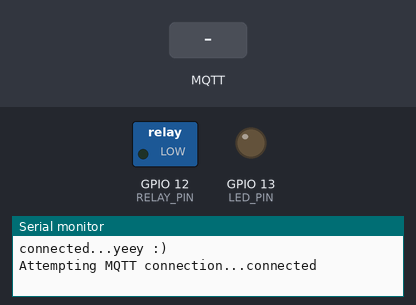
The sketch below on a simulated ESP8266 (NodeMCU). Parts: switched loads named in the sketch (green lamp = pin HIGH), output pins drawn as LEDs (lit = HIGH), the last lines printed to the serial monitor. Inputs (shaded band) come from the test bench. WiFi joins after 1.5 s; servers stay silent unless stated; no MQTT or app messages arrive unless stated.

Above: at 2.7 s.
2.8 s: MQTT message "1" arrives on the first subscribed topic
At 4.1 s:
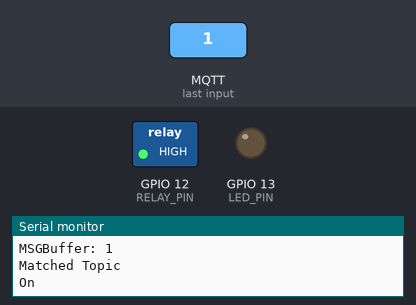
5.0 s: MQTT message "0" arrives on the first subscribed topic
At 7.0 s:
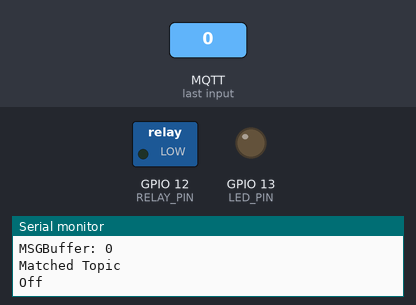
Timing chart, 0 to 8.5 s (numbered marks = the images above; inputs shaded):
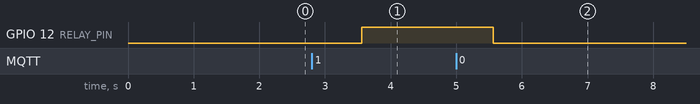

The sketch:

sonoff-light-mqtt-SmartHome.ino
```cpp
#include <ESP8266WiFi.h>          //https://github.com/esp8266/Arduino
#include <DNSServer.h>
#include <ESP8266WebServer.h>
#include "WiFiManager.h"          //https://github.com/tzapu/WiFiManager
#include <PubSubClient.h>


// SmartHome Configuration
// Building/Room/Devices names are used to construct the MQTT Topic:
// for example:  /home/kitchen/extractionfan
// Management of these devices consist of: command (from network to device = command the board to do something)  or status (from the device to the network.  Usually a confirmation message in response to a command, but could also be timed sensor value broadcast, motion traps, etc)
//
//  Sub:  -t /home/kitchen/extractionfan/command  -m "1"   (Turn on, the extractionfan (device string), which is device1 (mosfet), on the Kitchen (room) controller, in the Home (building). )
//  Pub:  -t /home/kitchen/extractionfan/state   -m "1"   (extractionfan (device string), which is device1 (mosfet), on the Kitchen (room) controller, in the Home (building) is ON )
//  or for analog sensors
//  Pub:  -t /home/kitchen/lightsensor/value  -m "784"   (lightsensor (device string),........................................., on the Kitchen (room) controller, in the Home (building) is reporting a value of 784 )

//#define USEOLED 1  // Uncomment if you want to use a I2C LCD

#if defined(USEOLED)
  #include "SSD1306.h" // alias for `#include "SSD1306Wire.h"` // ESP8266 OLED
  // D3 -> SDA
  // D4 -> SCL
  // Initialize the OLED display using Wire library
  SSD1306  display(0x3c, 4, 5);
#endif

String building = "home";
String room = "Study";
// Unique but descriptive names.  Must be unique even among different controllers for best logic
String device1 = "Light-1";

// Pinouts of the Relay
#define RELAY_PIN              12
#define LED_PIN                13
#define BUTTON_PIN             0
#define PRESSED                0
#define NOT_PRESSED            1
uint8_t lastbutton = NOT_PRESSED;
uint8_t holdcount = 0;
uint8_t multiwindow = 0;
uint8_t multipress = 0;

WiFiClient espClient;
PubSubClient client(espClient);
const char* mqtt_server = "192.168.1.100";
char message_buff[100];
long lastMsg = 0;
char msg[50];
int value = 0;


void configModeCallback (WiFiManager *myWiFiManager) {
  Serial.println("Entered config mode");
  #if defined(USEOLED)
    display.clear();
    display.setTextAlignment(TEXT_ALIGN_CENTER);#
    display.drawString(64, 8, "NO WIFI");
    display.drawString(64, 20, "AP Mode: ON");
    display.drawString(64, 30, myWiFiManager->getConfigPortalSSID() );
    display.drawString(64, 40, "Please Setup");
    display.display();
  #endif
  Serial.println(WiFi.softAPIP());
  //if you used auto generated SSID, print it
  Serial.println(myWiFiManager->getConfigPortalSSID());
}

void mqttcallback(char* topic, byte* payload, unsigned int length) {
  Serial.print("Message arrived [");
  Serial.print(topic);
  Serial.print("] ");
  for (int i = 0; i < length; i++) {
    Serial.print((char)payload[i]);
    message_buff[i] = payload[i];
  }

  Serial.println();

  // create character buffer with ending null terminator (string)
  String msgString = String(message_buff);
  Serial.print("MSGBuffer: ");
  Serial.println(msgString);

  #if defined(USEOLED)
    display.clear();
    display.setTextAlignment(TEXT_ALIGN_CENTER);
    display.drawString(64, 7, topic);
    display.drawString(64, 18, msgString);
    display.display();
  #endif

  // Switch on the LED if an 1 was received as first character
  if(String(topic) == "/home/study/light/command"){
    Serial.println("Matched Topic");

    if(String(message_buff) == "1"){
      digitalWrite(RELAY_PIN, HIGH);   // Turn the LED on (Note that LOW is the voltage level
      Serial.println("On");
      client.publish("/home/study/light/state", "1");
    } else {
     digitalWrite(RELAY_PIN, LOW);   // Turn the LED on (Note that LOW is the voltage level
     Serial.println("Off");
     client.publish("/home/study/light/state", "0");
    }
  }

  String deviceid = "/" + building + "/" + room + "/" + device1;
// client.publish(deviceid, digitalRead(device1pin));


}

void setup() {
  // put your setup code here, to run once:
  Serial.begin(115200);
  #if defined(USEOLED)
    display.init();

    display.flipScreenVertically();
    display.setFont(ArialMT_Plain_10);

    display.clear();
    display.setTextAlignment(TEXT_ALIGN_CENTER);
    display.drawString(64, 11, "Starting");
    display.drawString(64, 33, "SmartHome");
    display.display();
  #endif

  pinMode(RELAY_PIN, OUTPUT);
  pinMode(LED_PIN, OUTPUT);


  //WiFiManager
  //Local intialization. Once its business is done, there is no need to keep it around
  WiFiManager wifiManager;
  //reset settings - for testing
  //wifiManager.resetSettings();

  //set callback that gets called when connecting to previous WiFi fails, and enters Access Point mode
  wifiManager.setAPCallback(configModeCallback);

  //fetches ssid and pass and tries to connect
  //if it does not connect it starts an access point with the specified name
  //here  "AutoConnectAP"
  //and goes into a blocking loop awaiting configuration
  if(!wifiManager.autoConnect()) {
    Serial.println("failed to connect and hit timeout");
    //reset and try again, or maybe put it to deep sleep
    #if defined(USEOLED)
      display.clear();
      display.setTextAlignment(TEXT_ALIGN_CENTER);
      display.drawString(64, 8, "No WIFI");
      display.drawString(64, 18, "Resetting ESP");
      display.display();
    #endif

    ESP.reset();
    delay(1000);
  }

  //if you get here you have connected to the WiFi
  Serial.println("connected...yeey :)");
  #if defined(USEOLED)
    display.clear();
    display.setTextAlignment(TEXT_ALIGN_CENTER);
    display.drawString(64, 8, "WIFI OK");
  //  display.drawString(64, 18, wifiManager->getSSID() );

    display.drawString(64, 18, "Connected to:");
    String mySSID = String(WiFi.SSID());
    display.drawString(64, 28, mySSID );

    char result[16];
    sprintf(result, "%3d.%3d.%3d.%3d", WiFi.localIP()[0], WiFi.localIP()[1], WiFi.localIP()[2], WiFi.localIP()[3]);
    display.drawString(64, 38, result );
    display.display();
    delay(1000);
  #endif

  client.setServer(mqtt_server, 1883);
  client.setCallback(mqttcallback);
  client.subscribe("/home/study/light/command");

}

void reconnect() {
  // Loop until we're reconnected
  while (!client.connected()) {
    Serial.print("Attempting MQTT connection...");
    #if defined(USEOLED)
      display.clear();
      display.setTextAlignment(TEXT_ALIGN_CENTER);
      display.drawString(64, 8, "Starting MQTT");
      display.drawString(64, 18, "Connecting...");
      display.display();
    #endif
    // Attempt to connect
    if (client.connect("ESP8266Client")) {
      Serial.println("connected");
      #if defined(USEOLED)
        display.clear();
        display.setTextAlignment(TEXT_ALIGN_CENTER);
        display.drawString(64, 8, "MQTT Connected");
        display.drawString(64, 18, "OK");
        display.display();
        delay(1000);
      #endif
      // Once connected, publish an announcement...
//    client.publish("outTopic", "hello world");
      // ... and resubscribe
      client.subscribe("/home/study/light/command");
    } else {
      Serial.print("failed, rc=");
      Serial.print(client.state());
      Serial.println(" try again in 5 seconds");
      #if defined(USEOLED)
        display.clear();
        display.setTextAlignment(TEXT_ALIGN_CENTER);
        display.drawString(64, 8, "No MQTT Broker");
        display.drawString(64, 18, "Retrying in");
        display.drawString(64, 28, "5 seconds");
        display.display();
        delay(1000);
      #endif
      // Wait 5 seconds before retrying
      delay(5000);
    }
  }
}

void loop() {
  if (!client.connected()) {
    reconnect();
  }
  client.loop();

//client.publish("/home/study/light/state", String(digitalRead(RELAY_PIN));

if (digitalRead(RELAY_PIN) == HIGH) {
  client.publish("/home/study/light/state", "1");
}  else {
  client.publish("/home/study/light/state", "0");
}

delay(1000);
//Serial.println("Loop");


}
```

Measured:
- after the input at 2.8 s, GPIO 12 (RELAY_PIN): LOW → HIGH after 0.76 s
- after the input at 5.0 s, GPIO 12 (RELAY_PIN): HIGH → LOW after 0.56 s
